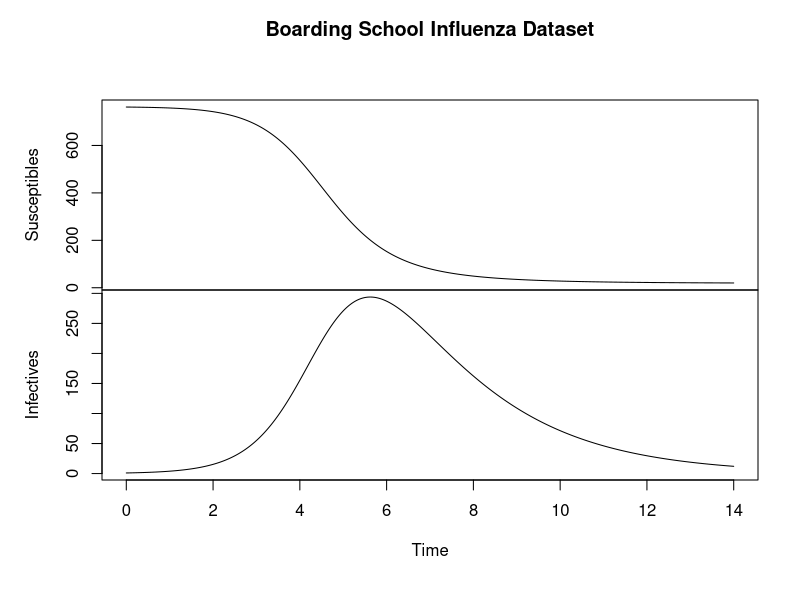

This chart was generated by the following R code: (Note: this script raises an error after producing the figure.)
#mult. gaussian noise
library("tidyverse")
library("ggplot2")
library("maxLik")

eulerSIR <- function(x0, theta, deltat, T){
  s=T/deltat  #number of steps
  iterations <- matrix(0,s+1,2)
  #put in initial values
  iterations[1,] <- x0
  #define f(S,I)
  S <- x0[1]
  I <- x0[2]
  for (i in 2:(s+1)) {
    #calculate
    dS <- -theta[1]*S*I
    dI <- theta[1]*S*I-theta[2]*I
    iterations[i,1] <- iterations[i-1,1]+ deltat*dS
    iterations[i,2] <- iterations[i-1,2]+deltat*dI
    S <- iterations[i,1]
    I <- iterations[i,2]
  }
  return(iterations)
}


dargatz <- eulerSIR(c(762,1),c(exp(-6),0.5),0.01,14)
colnames(dargatz) <- c("Susceptibles", "Infectives")
plot(ts(dargatz, start=0, deltat=0.01), main="Boarding School Influenza Dataset")

set.seed(123)
#ADDITIVE GAUSSIAN NOISE
add.loglike_epi <- function(theta, y, deltat, x0){
  N <- length(y)
  inc <- 1/deltat
  output <- eulerSIR(x0, exp(c(theta[1],theta[2])), deltat, N-1)
  index <- 1+(0:(N-1))*inc
  output <- output[index, 2]
  loglikeindiv <- dnorm(y, output, exp(theta[3]), log=TRUE)
  loglike <- sum(loglikeindiv)
  return (loglike)
}

Its.add <- rnorm(15, dargatz[1+(0:14)*100, 2],3)
loglike_epi(c(-6,log(0.5), 0), Its.add,0.01,c(762,1))

test1 <- maxLik(add.loglike_epi,start=c(-5,1,1),tol=-1,reltol=1e-12,y=Its.add,deltat=0.01,x0=c(762,1))
test.add <- logLik(test1)
add <- coef(test1)

add.pred <- eulerSIR(c(762,1), c(exp(add[1]), exp(add[2])),0.01, 14)

plot(ts(Its.add))

lq.add <- qnorm(0.025, add.pred[,2], exp(add[3]))
uq.add <- qnorm(0.975, add.pred[,2], exp(add[3]))

plot(ts(add.pred[,2],start=0,deltat=0.01), type="l",ylim=range(c(lq.add, uq.add)), lwd=0.6)
lines(ts(lq.add,start=0,deltat=0.01), lty=2, lwd=0.6, col=2)
lines(ts(uq.add,start=0,deltat=0.01), lty=2, lwd=0.6, col=2)


#MULTIPLICATIVE GAUSSIAN NOISE
mult.loglike_epi <- function(theta, y, deltat, x0){
  N <- length(y)
  inc <- 1/deltat
  output <- eulerSIR(x0, exp(c(theta[1],theta[2])), deltat, N-1)
  index <- 1+(0:(N-1))*inc
  output <- output[index, 2]
  loglikeindiv <- dlnorm(y, log(output), exp(theta[3]), log=TRUE)
  loglike <- sum(loglikeindiv)
  return (loglike)
}


#this is where noise comes in
#Its.mult <- exp(rnorm(15,log(dargatz[1+(0:14)*100, 2]),1))
Its.mult <- rlnorm(15, log(dargatz[1+(0:14)*100, 2]),1)
mult.loglike_epi(c(-6,log(0.5), 0), Its.mult,0.01,c(762,1))
#huge difference between diff ways of getting Its.mult - why? which is correct?

test2 <- maxLik(mult.loglike_epi,start=c(-5,1,1),tol=-1,reltol=1e-12,y=Its.mult,deltat=0.01,x0=c(762,1))
test.mult <- logLik(test2)
mult <- coef(test2)

mult.pred <- eulerSIR(c(762,1), c(exp(mult[1]), exp(mult[2])),0.01, 14)

plot(ts(Its.mult))

lq.mult <- qlnorm(0.025, log(mult.pred[,2]), exp(mult[3]))
uq.mult <- qlnorm(0.975, log(mult.pred[,2]), exp(mult[3]))

plot(ts(mult.pred[,2],start=0,deltat=0.01), ylim=c(0,1000), ylab="infectives")
lines(ts(lq.mult,start=0,deltat=0.01), col=2)
lines(ts(uq.mult,start=0,deltat=0.01), col=2)

#OTHER NOISE: Yt|It~ N(It, sigma^2*It)
selfmult.loglike_epi <- function(theta, y, deltat, x0){
  N <- length(y)
  inc <- 1/deltat
  output <- eulerSIR(x0, exp(c(theta[1],theta[2])), deltat, N-1)
  index <- 1+(0:(N-1))*inc
  output <- output[index, 2]
  loglikeindiv <- dnorm(y, output, exp(theta[3]) * sqrt(output), log = TRUE)
  loglike <- sum(loglikeindiv)
  return (loglike)
}
Its.selfmult <- rnorm(15,dargatz[1+(0:14)*100, 2],sqrt(dargatz[1+(0:14)*100, 2])*1)
loglike_epi(c(-6,log(0.5), 0), Its.selfmult,0.01,c(762,1))

test3 <- maxLik(selfmult.loglike_epi,start=c(-5,1,1),tol=-1,reltol=1e-12,y=Its.selfmult,deltat=0.01,x0=c(762,1))
test.selfmult <- logLik(test3)
selfmult <- coef(test3)

selfmult.pred <- eulerSIR(c(762,1), c(exp(selfmult[1]), exp(selfmult[2])),0.01, 14)

plot(ts(Its.selfmult))
plot(selfmult.pred[,2])

lq.selfmult <- qnorm(0.025, selfmult.pred[,2], exp(selfmult[3])*sqrt(selfmult.pred[2]))
uq.selfmult <- qnorm(0.975, selfmult.pred[,2], exp(selfmult[3])*sqrt(selfmult.pred[2]))

plot(ts(selfmult.pred[,2],start=0,deltat=0.01), ylim=c(0,400), ylab="infectives")
lines(ts(lq.selfmult,start=0,deltat=0.01), col=2)
lines(ts(uq.selfmult,start=0,deltat=0.01), col=2)


#AIC calculations
K <- 3
aicfunc <- function(K,L){
  return(2*K-2*L)
}
AIC.add <- aicfunc(3,test.add)
AIC.mult <- aicfunc(3,test.mult)
AIC.selfmult <- aicfunc(3,test.selfmult)

AIC.add
AIC.mult
AIC.selfmult

#par(mfrow=c(1,1))
#plot to include in diss
pdf("noisemodsptsyel2.pdf", width = 9, height = 3.2)
par(mfrow=c(1,3))
#add
plot(ts(add.pred[,2],start=0,deltat=0.01), type="l",ylim=range(c(lq.add, uq.add)), ylab="infectives", lwd=0.6, main="Additive")
lines(ts(lq.add,start=0,deltat=0.01), lty=2, lwd=0.6, col=2)
lines(ts(uq.add,start=0,deltat=0.01), lty=2, lwd=0.6, col=2)
lines(ts(Its.add,start=0,deltat=1),type="p", cex=0.7, col=7)
#mult
plot(ts(mult.pred[,2],start=0,deltat=0.01), ylim=c(0,650),ylab="infectives", type="l", main="Multiplicative")
lines(ts(lq.mult,start=0,deltat=0.01), col=2, lty=2)
lines(ts(uq.mult,start=0,deltat=0.01), col=2, lty=2)
lines(ts(Its.mult,start=0,deltat=1),type="p", cex=0.7,col=7)
#selfmult
plot(ts(selfmult.pred[,2],start=0,deltat=0.01), ylim=c(0,400), ylab="infectives", type="l", main="Poisson De-coupled")
lines(ts(lq.selfmult,start=0,deltat=0.01), col=2, lty=2)
lines(ts(uq.selfmult,start=0,deltat=0.01), col=2, lty=2)
lines(ts(Its.selfmult,start=0,deltat=1),type="p",cex=0.7,col=7)
dev.off()
